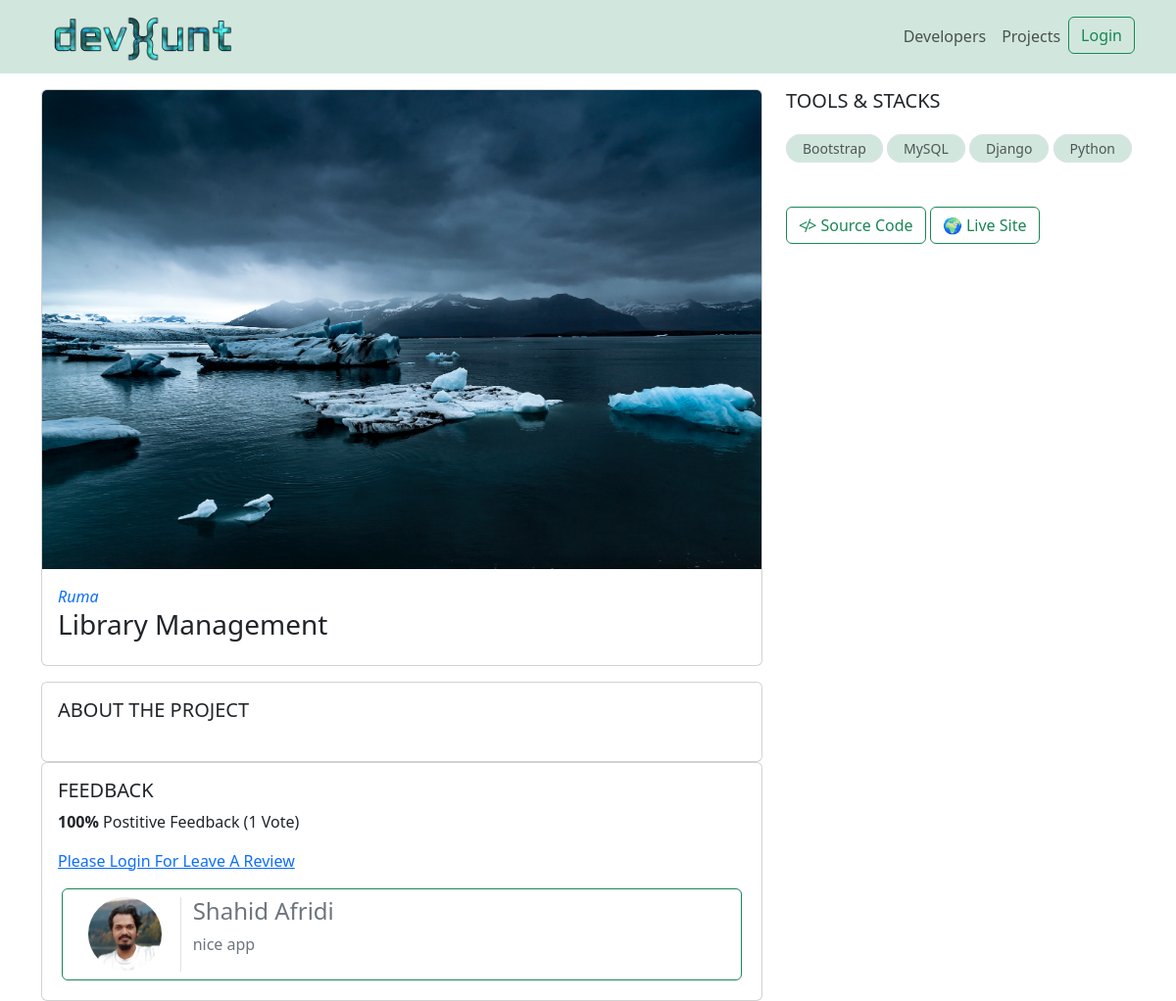
/projects/project/1a240ab0-44a6-434f-a212-6f1632efd384/, run on the app's committed database.
### projects/models.py (models this page shows, shortened)
class Project(models.Model):
    owner = models.ForeignKey(
        Profile, blank=True, null=True, on_delete=models.CASCADE)
    title = models.CharField(max_length=255)
    description = models.TextField(null=True, blank=True)
    featured_image = models.ImageField(
        null=True, blank=True, default='default.jpg')
    demo_link = models.CharField(max_length=200, null=True, blank=True)
    source_link = models.CharField(max_length=200, null=True, blank=True)
    tags = models.ManyToManyField('Tag', blank=True)
    vote_total = models.IntegerField(default=0, null=True, blank=True)
    vote_ratio = models.IntegerField(default=0, null=True, blank=True)
    created_at = models.DateTimeField(auto_now_add=True)
    id = models.UUIDField(default=uuid.uuid4, unique=True,
                          primary_key=True, editable=False)
    class Meta:
        ordering = ['-vote_total','-vote_ratio', 'title']
    @property
    def reviewers(self):
        queryset = self.review_set.all().values_list('owner__id', flat=True)
        return queryset

class Review(models.Model):
    VOTE_TYPE = (
        ('up', 'Up Vote'),
        ('down', 'Down Vote'),
    )
    owner = models.ForeignKey(Profile, on_delete=models.CASCADE, null=True)
    project = models.ForeignKey(Project, on_delete=models.CASCADE)
    value = models.CharField(max_length=4, choices=VOTE_TYPE)
    body = models.TextField(null=True, blank=True)
    created_at = models.DateTimeField(auto_now_add=True)
    id = models.UUIDField(default=uuid.uuid4, unique=True,
                          primary_key=True, editable=False)
    class Meta:
        unique_together = [['owner', 'project']]

class Tag(models.Model):
    name = models.CharField(max_length=200)
    created_at = models.DateTimeField(auto_now_add=True)
    id = models.UUIDField(default=uuid.uuid4, unique=True,
                          primary_key=True, editable=False)

### users/models.py (models this page shows, shortened)
class Profile(models.Model):
    user = models.OneToOneField(
        User, on_delete=models.CASCADE, blank=True, null=True)
    name = models.CharField(max_length=255, blank=True, null=True)
    email = models.EmailField(max_length=500, blank=True, null=True)
    username = models.CharField(max_length=255, blank=True, null=True)
    short_intro = models.CharField(max_length=200, blank=True, null=True)
    location = models.CharField(max_length=200, blank=True, null=True)
    bio = models.TextField(blank=True, null=True)
    profile_image = models.ImageField(
        blank=True, null=True, upload_to='profiles/', default='profiles/user-default.png')
    social_github = models.CharField(max_length=200, blank=True, null=True)
    social_twitter = models.CharField(max_length=200, blank=True, null=True)
    social_linkedin = models.CharField(max_length=200, blank=True, null=True)
    social_youtube = models.CharField(max_length=200, blank=True, null=True)
    social_website = models.CharField(max_length=200, blank=True, null=True)
    created_at = models.DateTimeField(auto_now_add=True)
    id = models.UUIDField(default=uuid.uuid4, unique=True,
                          primary_key=True, editable=False)

### projects/views.py (the view, shortened to what this page needs)
# urls.py: path("project/<str:pk>/", views.project, name="single-project"),
def project(request, pk):
    project = Project.objects.get(id=pk)
    form = ReviewForm()
    context = {
        'project': project,
        'form': form
    }
    return render(request, 'projects/single-project.html', context)

### projects/templates/projects/single-project.html (shortened to what this page needs)
{% extends 'main.html' %}
{% block content %}
    <div class="container text-center mt-3">
        <div class="row">
          <div class="col-12 col-sm-12 col-md-8">
                <div class="card mb-3">
                    <img src="{{project.featured_image.url}}" class="card-img-top" alt="...">
                    <div class="card-body text-start">
                        <a class='text-decoration-none fst-italic' href="#">{{project.owner.name}}</a>
                    <h3 class="">{{project.title}}</h3>
                    </div>
                </div>
                <div class='card p-3 text-start'>
                    <h5 class='font-weight-bold'>ABOUT THE PROJECT</h5>
                </div>
                <div class='card p-3 text-start'>
                    <h5 class='font-weight-bold'>FEEDBACK</h5>
                    <p class="">
                        <span style="font-weight: bold;">{{project.vote_ratio}}%</span> Postitive
                        Feedback ({{project.vote_total}} Vote{{project.vote_total|pluralize:"s"}})
                    </p>
                    {% if request.user.profile.id in project.reviewers %}
                        <p>You Have Already Submitted Your Review For This Project</p>
                    {% elif request.user.profile == project.owner %}
                        <p>You Can't Review For Your Own Project</p>
                    {% else %}
                        <a href="{% url 'login' %}?next={{request.path}}"> Please Login For Leave A Review</a>
                    {% endif %}
                    <div class="comment-list">
                        {% for review in project.review_set.all %}
                        <div class="row single-comment border border-1 border-success mt-3 rounded p-2 m-1">
                            <div class="col-2 d-flex justify-content-center align-items-center border-end">
                                <div class="">
                                    <img src="{{ review.owner.profile_image.url}}" class="rounded-circle" style="width: 75px;" alt="Avatar" />
                                </div>
                            </div>
                            <div class="col-10 text-secondary">
                                <h4>{{review.owner.name}}</h4>
                                <p>{{review.body|linebreaksbr}}</p>
                            </div>
                        </div>
                        {% endfor %}
                    </div>
                </div>
          </div>
          <div class="col-12 col-sm-12 col-md-4 text-start">
            <h5 class='font-weight-bold mb-4'>TOOLS & STACKS</h5>
            {% for tag in project.tags.all %}
            <small class="border border-1 py-1 px-3 mb-3 bg-success-subtle text-body-secondary rounded-pill">{{tag.name}}</small>
            {% endfor %}
            <div class='mt-5'>
                <a class="text-decoration-none btn btn-outline-success mb-3" href="#"> &#8814> Source Code</a>
                <a class="text-decoration-none btn btn-outline-success mb-3" href="#"> &#127757  Live Site</a>
            </div>
          </div>
        </div>
    </div>
{% endblock content %}

### data on the page
Project: featured_image (picture), owner.name "Ruma", title "Library Management", vote_ratio "100", vote_total "1"
Review: owner.profile_image (picture), owner.name "Shahid Afridi", body "nice app"
Tag: name "Bootstrap"
Tag: name "MySQL"
Tag: name "Django"
Tag: name "Python"
